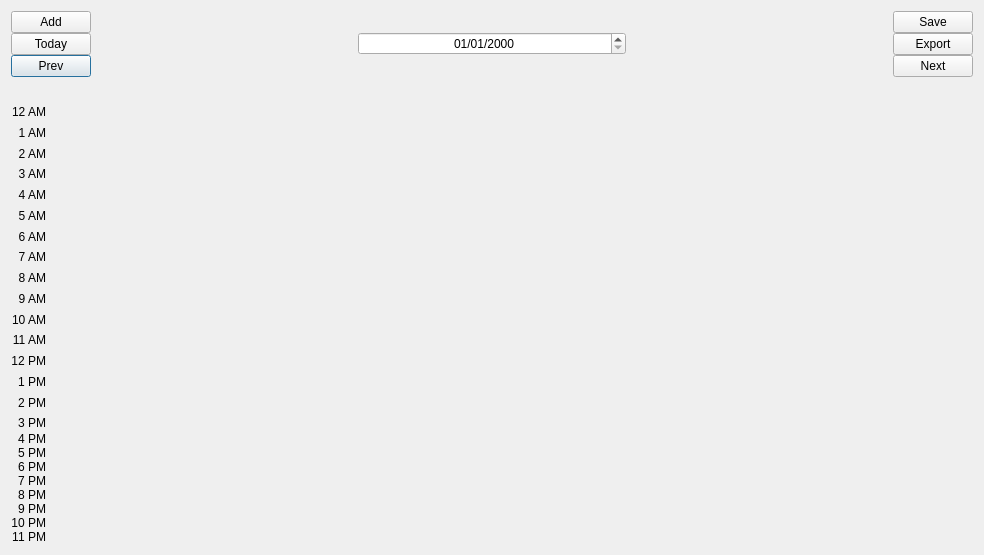
<?xml version="1.0" encoding="UTF-8"?>
<ui version="4.0">
 <class>Weekly</class>
 <widget class="QDialog" name="Weekly">
  <property name="geometry">
   <rect>
    <x>0</x>
    <y>0</y>
    <width>984</width>
    <height>555</height>
   </rect>
  </property>
  <property name="sizePolicy">
   <sizepolicy hsizetype="Maximum" vsizetype="Maximum">
    <horstretch>0</horstretch>
    <verstretch>0</verstretch>
   </sizepolicy>
  </property>
  <property name="windowTitle">
   <string>Dialog</string>
  </property>
  <layout class="QGridLayout" name="gridLayout_2">
   <item row="0" column="0">
    <layout class="QGridLayout" name="gridLayout">
     <property name="sizeConstraint">
      <enum>QLayout::SetMinAndMaxSize</enum>
     </property>
     <property name="spacing">
      <number>0</number>
     </property>
     <item row="6" column="1">
      <widget class="QPushButton" name="Prev_Button">
       <property name="sizePolicy">
        <sizepolicy hsizetype="Fixed" vsizetype="Preferred">
         <horstretch>0</horstretch>
         <verstretch>0</verstretch>
        </sizepolicy>
       </property>
       <property name="text">
        <string>Prev</string>
       </property>
      </widget>
     </item>
     <item row="6" column="5">
      <widget class="QPushButton" name="Next_Button">
       <property name="sizePolicy">
        <sizepolicy hsizetype="Fixed" vsizetype="Preferred">
         <horstretch>0</horstretch>
         <verstretch>0</verstretch>
        </sizepolicy>
       </property>
       <property name="text">
        <string>Next</string>
       </property>
      </widget>
     </item>
     <item row="7" column="1" colspan="5">
      <layout class="QGridLayout" name="EventsLayout" rowstretch="1,1,1,1,1,1,1,1,1,1,1,1,1,1,1,1,1,1,1,1,1,1,1,1,1,1,1,1,1,1,1,1,1,1,1,1,1,1,1,1,1,1,1,1,1,1,1,1,1,1,1,1,1,1,1,1,1,1,1,1,1,1,1,1,1,1,1,1,1,1,1,1,1,1,1,1,1,1,1,1,1,1,1,1,1,1,1,1,1,1,1,1,1,1,1,1,1">
       <property name="sizeConstraint">
        <enum>QLayout::SetMaximumSize</enum>
       </property>
       <property name="bottomMargin">
        <number>0</number>
       </property>
       <property name="spacing">
        <number>0</number>
       </property>
       <item row="9" column="1" rowspan="4">
        <widget class="QLabel" name="label_2">
         <property name="sizePolicy">
          <sizepolicy hsizetype="Preferred" vsizetype="Minimum">
           <horstretch>0</horstretch>
           <verstretch>0</verstretch>
          </sizepolicy>
         </property>
         <property name="minimumSize">
          <size>
           <width>31</width>
           <height>0</height>
          </size>
         </property>
         <property name="baseSize">
          <size>
           <width>31</width>
           <height>0</height>
          </size>
         </property>
         <property name="text">
          <string>&lt;html&gt;&lt;head/&gt;&lt;body&gt;&lt;p align=&quot;right&quot;&gt;2 AM&lt;/p&gt;&lt;/body&gt;&lt;/html&gt;</string>
         </property>
         <property name="alignment">
          <set>Qt::AlignLeading|Qt::AlignLeft|Qt::AlignTop</set>
         </property>
        </widget>
       </item>
       <item row="1" column="1" rowspan="4">
        <widget class="QLabel" name="label_0">
         <property name="sizePolicy">
          <sizepolicy hsizetype="Preferred" vsizetype="Minimum">
           <horstretch>0</horstretch>
           <verstretch>0</verstretch>
          </sizepolicy>
         </property>
         <property name="minimumSize">
          <size>
           <width>31</width>
           <height>0</height>
          </size>
         </property>
         <property name="baseSize">
          <size>
           <width>31</width>
           <height>0</height>
          </size>
         </property>
         <property name="text">
          <string>&lt;html&gt;&lt;head/&gt;&lt;body&gt;&lt;p align=&quot;right&quot;&gt;12 AM&lt;/p&gt;&lt;/body&gt;&lt;/html&gt;</string>
         </property>
         <property name="scaledContents">
          <bool>false</bool>
         </property>
         <property name="alignment">
          <set>Qt::AlignLeading|Qt::AlignLeft|Qt::AlignTop</set>
         </property>
        </widget>
       </item>
       <item row="0" column="2">
        <widget class="QLabel" name="Sunday">
         <property name="sizePolicy">
          <sizepolicy hsizetype="MinimumExpanding" vsizetype="Preferred">
           <horstretch>0</horstretch>
           <verstretch>0</verstretch>
          </sizepolicy>
         </property>
         <property name="minimumSize">
          <size>
           <width>50</width>
           <height>0</height>
          </size>
         </property>
         <property name="text">
          <string>&lt;html&gt;&lt;head/&gt;&lt;body&gt;&lt;p align=&quot;center&quot;&gt;&lt;br/&gt;&lt;/p&gt;&lt;/body&gt;&lt;/html&gt;</string>
         </property>
        </widget>
       </item>
       <item row="0" column="8">
        <widget class="QLabel" name="Saturday">
         <property name="sizePolicy">
          <sizepolicy hsizetype="MinimumExpanding" vsizetype="Preferred">
           <horstretch>0</horstretch>
           <verstretch>0</verstretch>
          </sizepolicy>
         </property>
         <property name="text">
          <string>&lt;html&gt;&lt;head/&gt;&lt;body&gt;&lt;p align=&quot;center&quot;&gt;&lt;br/&gt;&lt;/p&gt;&lt;/body&gt;&lt;/html&gt;</string>
         </property>
        </widget>
       </item>
       <item row="13" column="1" rowspan="4">
        <widget class="QLabel" name="label_3">
         <property name="sizePolicy">
          <sizepolicy hsizetype="Preferred" vsizetype="Minimum">
           <horstretch>0</horstretch>
           <verstretch>0</verstretch>
          </sizepolicy>
         </property>
         <property name="minimumSize">
          <size>
           <width>31</width>
           <height>0</height>
          </size>
         </property>
         <property name="baseSize">
          <size>
           <width>31</width>
           <height>0</height>
          </size>
         </property>
         <property name="text">
          <string>&lt;html&gt;&lt;head/&gt;&lt;body&gt;&lt;p align=&quot;right&quot;&gt;3 AM&lt;/p&gt;&lt;/body&gt;&lt;/html&gt;</string>
         </property>
         <property name="alignment">
          <set>Qt::AlignLeading|Qt::AlignLeft|Qt::AlignTop</set>
         </property>
        </widget>
       </item>
       <item row="69" column="1" rowspan="4">
        <widget class="QLabel" name="label_62">
         <property name="sizePolicy">
          <sizepolicy hsizetype="Preferred" vsizetype="Minimum">
           <horstretch>0</horstretch>
           <verstretch>0</verstretch>
          </sizepolicy>
         </property>
         <property name="minimumSize">
          <size>
           <width>31</width>
           <height>0</height>
          </size>
         </property>
         <property name="baseSize">
          <size>
           <width>31</width>
           <height>0</height>
          </size>
         </property>
         <property name="text">
          <string>&lt;html&gt;&lt;head/&gt;&lt;body&gt;&lt;p align=&quot;right&quot;&gt;5 PM&lt;/p&gt;&lt;/body&gt;&lt;/html&gt;</string>
         </property>
         <property name="alignment">
          <set>Qt::AlignLeading|Qt::AlignLeft|Qt::AlignTop</set>
         </property>
        </widget>
       </item>
       <item row="89" column="1" rowspan="4">
        <widget class="QLabel" name="label_82">
         <property name="sizePolicy">
          <sizepolicy hsizetype="Preferred" vsizetype="Minimum">
           <horstretch>0</horstretch>
           <verstretch>0</verstretch>
          </sizepolicy>
         </property>
         <property name="minimumSize">
          <size>
           <width>31</width>
           <height>0</height>
          </size>
         </property>
         <property name="baseSize">
          <size>
           <width>31</width>
           <height>0</height>
          </size>
         </property>
         <property name="text">
          <string>&lt;html&gt;&lt;head/&gt;&lt;body&gt;&lt;p align=&quot;right&quot;&gt;10 PM&lt;/p&gt;&lt;/body&gt;&lt;/html&gt;</string>
         </property>
         <property name="alignment">
          <set>Qt::AlignLeading|Qt::AlignLeft|Qt::AlignTop</set>
         </property>
        </widget>
       </item>
       <item row="93" column="1" rowspan="4">
        <widget class="QLabel" name="label_86">
         <property name="sizePolicy">
          <sizepolicy hsizetype="Preferred" vsizetype="Minimum">
           <horstretch>0</horstretch>
           <verstretch>0</verstretch>
          </sizepolicy>
         </property>
         <property name="minimumSize">
          <size>
           <width>31</width>
           <height>0</height>
          </size>
         </property>
         <property name="baseSize">
          <size>
           <width>31</width>
           <height>0</height>
          </size>
         </property>
         <property name="text">
          <string>&lt;html&gt;&lt;head/&gt;&lt;body&gt;&lt;p align=&quot;right&quot;&gt;11 PM&lt;/p&gt;&lt;/body&gt;&lt;/html&gt;</string>
         </property>
         <property name="alignment">
          <set>Qt::AlignLeading|Qt::AlignLeft|Qt::AlignTop</set>
         </property>
        </widget>
       </item>
       <item row="81" column="1" rowspan="4">
        <widget class="QLabel" name="label_74">
         <property name="sizePolicy">
          <sizepolicy hsizetype="Preferred" vsizetype="Minimum">
           <horstretch>0</horstretch>
           <verstretch>0</verstretch>
          </sizepolicy>
         </property>
         <property name="minimumSize">
          <size>
           <width>31</width>
           <height>0</height>
          </size>
         </property>
         <property name="baseSize">
          <size>
           <width>31</width>
           <height>0</height>
          </size>
         </property>
         <property name="text">
          <string>&lt;html&gt;&lt;head/&gt;&lt;body&gt;&lt;p align=&quot;right&quot;&gt;8 PM&lt;/p&gt;&lt;/body&gt;&lt;/html&gt;</string>
         </property>
         <property name="alignment">
          <set>Qt::AlignLeading|Qt::AlignLeft|Qt::AlignTop</set>
         </property>
        </widget>
       </item>
       <item row="85" column="1" rowspan="4">
        <widget class="QLabel" name="label_78">
         <property name="sizePolicy">
          <sizepolicy hsizetype="Preferred" vsizetype="Minimum">
           <horstretch>0</horstretch>
           <verstretch>0</verstretch>
          </sizepolicy>
         </property>
         <property name="minimumSize">
          <size>
           <width>31</width>
           <height>0</height>
          </size>
         </property>
         <property name="baseSize">
          <size>
           <width>31</width>
           <height>0</height>
          </size>
         </property>
         <property name="text">
          <string>&lt;html&gt;&lt;head/&gt;&lt;body&gt;&lt;p align=&quot;right&quot;&gt;9 PM&lt;/p&gt;&lt;/body&gt;&lt;/html&gt;</string>
         </property>
         <property name="alignment">
          <set>Qt::AlignLeading|Qt::AlignLeft|Qt::AlignTop</set>
         </property>
        </widget>
       </item>
       <item row="65" column="1" rowspan="4">
        <widget class="QLabel" name="label_58">
         <property name="sizePolicy">
          <sizepolicy hsizetype="Preferred" vsizetype="Minimum">
           <horstretch>0</horstretch>
           <verstretch>0</verstretch>
          </sizepolicy>
         </property>
         <property name="minimumSize">
          <size>
           <width>31</width>
           <height>0</height>
          </size>
         </property>
         <property name="baseSize">
          <size>
           <width>31</width>
           <height>0</height>
          </size>
         </property>
         <property name="text">
          <string>&lt;html&gt;&lt;head/&gt;&lt;body&gt;&lt;p align=&quot;right&quot;&gt;4 PM&lt;/p&gt;&lt;/body&gt;&lt;/html&gt;</string>
         </property>
         <property name="alignment">
          <set>Qt::AlignLeading|Qt::AlignLeft|Qt::AlignTop</set>
         </property>
        </widget>
       </item>
       <item row="77" column="1" rowspan="4">
        <widget class="QLabel" name="label_70">
         <property name="sizePolicy">
          <sizepolicy hsizetype="Preferred" vsizetype="Minimum">
           <horstretch>0</horstretch>
           <verstretch>0</verstretch>
          </sizepolicy>
         </property>
         <property name="minimumSize">
          <size>
           <width>31</width>
           <height>0</height>
          </size>
         </property>
         <property name="baseSize">
          <size>
           <width>31</width>
           <height>0</height>
          </size>
         </property>
         <property name="text">
          <string>&lt;html&gt;&lt;head/&gt;&lt;body&gt;&lt;p align=&quot;right&quot;&gt;7 PM&lt;/p&gt;&lt;/body&gt;&lt;/html&gt;</string>
         </property>
         <property name="alignment">
          <set>Qt::AlignLeading|Qt::AlignLeft|Qt::AlignTop</set>
         </property>
        </widget>
       </item>
       <item row="73" column="1" rowspan="4">
        <widget class="QLabel" name="label_66">
         <property name="sizePolicy">
          <sizepolicy hsizetype="Preferred" vsizetype="Minimum">
           <horstretch>0</horstretch>
           <verstretch>0</verstretch>
          </sizepolicy>
         </property>
         <property name="minimumSize">
          <size>
           <width>31</width>
           <height>0</height>
          </size>
         </property>
         <property name="baseSize">
          <size>
           <width>31</width>
           <height>0</height>
          </size>
         </property>
         <property name="text">
          <string>&lt;html&gt;&lt;head/&gt;&lt;body&gt;&lt;p align=&quot;right&quot;&gt;6 PM&lt;/p&gt;&lt;/body&gt;&lt;/html&gt;</string>
         </property>
         <property name="alignment">
          <set>Qt::AlignLeading|Qt::AlignLeft|Qt::AlignTop</set>
         </property>
        </widget>
       </item>
       <item row="21" column="1" rowspan="4">
        <widget class="QLabel" name="label_7">
         <property name="sizePolicy">
          <sizepolicy hsizetype="Preferred" vsizetype="Minimum">
           <horstretch>0</horstretch>
           <verstretch>0</verstretch>
          </sizepolicy>
         </property>
         <property name="minimumSize">
          <size>
           <width>31</width>
           <height>0</height>
          </size>
         </property>
         <property name="baseSize">
          <size>
           <width>31</width>
           <height>0</height>
          </size>
         </property>
         <property name="text">
          <string>&lt;html&gt;&lt;head/&gt;&lt;body&gt;&lt;p align=&quot;right&quot;&gt;5 AM&lt;/p&gt;&lt;/body&gt;&lt;/html&gt;</string>
         </property>
         <property name="alignment">
          <set>Qt::AlignLeading|Qt::AlignLeft|Qt::AlignTop</set>
         </property>
        </widget>
       </item>
       <item row="33" column="1" rowspan="4">
        <widget class="QLabel" name="label_19">
         <property name="sizePolicy">
          <sizepolicy hsizetype="Preferred" vsizetype="Minimum">
           <horstretch>0</horstretch>
           <verstretch>0</verstretch>
          </sizepolicy>
         </property>
         <property name="minimumSize">
          <size>
           <width>31</width>
           <height>0</height>
          </size>
         </property>
         <property name="baseSize">
          <size>
           <width>31</width>
           <height>0</height>
          </size>
         </property>
         <property name="text">
          <string>&lt;html&gt;&lt;head/&gt;&lt;body&gt;&lt;p align=&quot;right&quot;&gt;8 AM&lt;/p&gt;&lt;/body&gt;&lt;/html&gt;</string>
         </property>
         <property name="alignment">
          <set>Qt::AlignLeading|Qt::AlignLeft|Qt::AlignTop</set>
         </property>
        </widget>
       </item>
       <item row="25" column="1" rowspan="4">
        <widget class="QLabel" name="label_11">
         <property name="sizePolicy">
          <sizepolicy hsizetype="Preferred" vsizetype="Minimum">
           <horstretch>0</horstretch>
           <verstretch>0</verstretch>
          </sizepolicy>
         </property>
         <property name="minimumSize">
          <size>
           <width>31</width>
           <height>0</height>
          </size>
         </property>
         <property name="baseSize">
          <size>
           <width>31</width>
           <height>0</height>
          </size>
         </property>
         <property name="text">
          <string>&lt;html&gt;&lt;head/&gt;&lt;body&gt;&lt;p align=&quot;right&quot;&gt;6 AM&lt;/p&gt;&lt;/body&gt;&lt;/html&gt;</string>
         </property>
         <property name="alignment">
          <set>Qt::AlignLeading|Qt::AlignLeft|Qt::AlignTop</set>
         </property>
        </widget>
       </item>
       <item row="29" column="1" rowspan="4">
        <widget class="QLabel" name="label_15">
         <property name="sizePolicy">
          <sizepolicy hsizetype="Preferred" vsizetype="Minimum">
           <horstretch>0</horstretch>
           <verstretch>0</verstretch>
          </sizepolicy>
         </property>
         <property name="minimumSize">
          <size>
           <width>31</width>
           <height>0</height>
          </size>
         </property>
         <property name="baseSize">
          <size>
           <width>31</width>
           <height>0</height>
          </size>
         </property>
         <property name="text">
          <string>&lt;html&gt;&lt;head/&gt;&lt;body&gt;&lt;p align=&quot;right&quot;&gt;7 AM&lt;/p&gt;&lt;/body&gt;&lt;/html&gt;</string>
         </property>
         <property name="alignment">
          <set>Qt::AlignLeading|Qt::AlignLeft|Qt::AlignTop</set>
         </property>
        </widget>
       </item>
       <item row="37" column="1" rowspan="4">
        <widget class="QLabel" name="label_30">
         <property name="sizePolicy">
          <sizepolicy hsizetype="Preferred" vsizetype="Minimum">
           <horstretch>0</horstretch>
           <verstretch>0</verstretch>
          </sizepolicy>
         </property>
         <property name="minimumSize">
          <size>
           <width>31</width>
           <height>0</height>
          </size>
         </property>
         <property name="baseSize">
          <size>
           <width>31</width>
           <height>0</height>
          </size>
         </property>
         <property name="text">
          <string>&lt;html&gt;&lt;head/&gt;&lt;body&gt;&lt;p align=&quot;right&quot;&gt;9 AM&lt;/p&gt;&lt;/body&gt;&lt;/html&gt;</string>
         </property>
         <property name="alignment">
          <set>Qt::AlignLeading|Qt::AlignLeft|Qt::AlignTop</set>
         </property>
        </widget>
       </item>
       <item row="0" column="3">
        <widget class="QLabel" name="Monday">
         <property name="sizePolicy">
          <sizepolicy hsizetype="MinimumExpanding" vsizetype="Preferred">
           <horstretch>0</horstretch>
           <verstretch>0</verstretch>
          </sizepolicy>
         </property>
         <property name="text">
          <string>&lt;html&gt;&lt;head/&gt;&lt;body&gt;&lt;p align=&quot;center&quot;&gt;&lt;br/&gt;&lt;/p&gt;&lt;/body&gt;&lt;/html&gt;</string>
         </property>
        </widget>
       </item>
       <item row="0" column="5">
        <widget class="QLabel" name="Wednesday">
         <property name="sizePolicy">
          <sizepolicy hsizetype="MinimumExpanding" vsizetype="Preferred">
           <horstretch>0</horstretch>
           <verstretch>0</verstretch>
          </sizepolicy>
         </property>
         <property name="text">
          <string>&lt;html&gt;&lt;head/&gt;&lt;body&gt;&lt;p align=&quot;center&quot;&gt;&lt;br/&gt;&lt;/p&gt;&lt;/body&gt;&lt;/html&gt;</string>
         </property>
        </widget>
       </item>
       <item row="0" column="7">
        <widget class="QLabel" name="Friday">
         <property name="sizePolicy">
          <sizepolicy hsizetype="MinimumExpanding" vsizetype="Preferred">
           <horstretch>0</horstretch>
           <verstretch>0</verstretch>
          </sizepolicy>
         </property>
         <property name="text">
          <string>&lt;html&gt;&lt;head/&gt;&lt;body&gt;&lt;p align=&quot;center&quot;&gt;&lt;br/&gt;&lt;/p&gt;&lt;/body&gt;&lt;/html&gt;</string>
         </property>
        </widget>
       </item>
       <item row="0" column="4">
        <widget class="QLabel" name="Tuedsay">
         <property name="sizePolicy">
          <sizepolicy hsizetype="MinimumExpanding" vsizetype="Preferred">
           <horstretch>0</horstretch>
           <verstretch>0</verstretch>
          </sizepolicy>
         </property>
         <property name="text">
          <string>&lt;html&gt;&lt;head/&gt;&lt;body&gt;&lt;p align=&quot;center&quot;&gt;&lt;br/&gt;&lt;/p&gt;&lt;/body&gt;&lt;/html&gt;</string>
         </property>
        </widget>
       </item>
       <item row="0" column="6">
        <widget class="QLabel" name="Thursday">
         <property name="sizePolicy">
          <sizepolicy hsizetype="MinimumExpanding" vsizetype="Preferred">
           <horstretch>0</horstretch>
           <verstretch>0</verstretch>
          </sizepolicy>
         </property>
         <property name="text">
          <string>&lt;html&gt;&lt;head/&gt;&lt;body&gt;&lt;p align=&quot;center&quot;&gt;&lt;br/&gt;&lt;/p&gt;&lt;/body&gt;&lt;/html&gt;</string>
         </property>
        </widget>
       </item>
       <item row="5" column="1" rowspan="4">
        <widget class="QLabel" name="label_24">
         <property name="sizePolicy">
          <sizepolicy hsizetype="Preferred" vsizetype="Minimum">
           <horstretch>0</horstretch>
           <verstretch>0</verstretch>
          </sizepolicy>
         </property>
         <property name="minimumSize">
          <size>
           <width>31</width>
           <height>0</height>
          </size>
         </property>
         <property name="baseSize">
          <size>
           <width>31</width>
           <height>0</height>
          </size>
         </property>
         <property name="text">
          <string>&lt;html&gt;&lt;head/&gt;&lt;body&gt;&lt;p align=&quot;right&quot;&gt;1 AM&lt;/p&gt;&lt;/body&gt;&lt;/html&gt;</string>
         </property>
         <property name="alignment">
          <set>Qt::AlignLeading|Qt::AlignLeft|Qt::AlignTop</set>
         </property>
        </widget>
       </item>
       <item row="57" column="1" rowspan="4">
        <widget class="QLabel" name="label_50">
         <property name="sizePolicy">
          <sizepolicy hsizetype="Preferred" vsizetype="Minimum">
           <horstretch>0</horstretch>
           <verstretch>0</verstretch>
          </sizepolicy>
         </property>
         <property name="minimumSize">
          <size>
           <width>31</width>
           <height>0</height>
          </size>
         </property>
         <property name="baseSize">
          <size>
           <width>31</width>
           <height>0</height>
          </size>
         </property>
         <property name="text">
          <string>&lt;html&gt;&lt;head/&gt;&lt;body&gt;&lt;p align=&quot;right&quot;&gt;2 PM&lt;/p&gt;&lt;/body&gt;&lt;/html&gt;</string>
         </property>
         <property name="alignment">
          <set>Qt::AlignLeading|Qt::AlignLeft|Qt::AlignTop</set>
         </property>
        </widget>
       </item>
       <item row="61" column="1" rowspan="4">
        <widget class="QLabel" name="label_54">
         <property name="sizePolicy">
          <sizepolicy hsizetype="Preferred" vsizetype="Minimum">
           <horstretch>0</horstretch>
           <verstretch>0</verstretch>
          </sizepolicy>
         </property>
         <property name="minimumSize">
          <size>
           <width>31</width>
           <height>0</height>
          </size>
         </property>
         <property name="baseSize">
          <size>
           <width>31</width>
           <height>0</height>
          </size>
         </property>
         <property name="text">
          <string>&lt;html&gt;&lt;head/&gt;&lt;body&gt;&lt;p align=&quot;right&quot;&gt;3 PM&lt;/p&gt;&lt;/body&gt;&lt;/html&gt;</string>
         </property>
         <property name="alignment">
          <set>Qt::AlignLeading|Qt::AlignLeft|Qt::AlignTop</set>
         </property>
        </widget>
       </item>
       <item row="41" column="1" rowspan="4">
        <widget class="QLabel" name="label_31">
         <property name="sizePolicy">
          <sizepolicy hsizetype="Preferred" vsizetype="Minimum">
           <horstretch>0</horstretch>
           <verstretch>0</verstretch>
          </sizepolicy>
         </property>
         <property name="minimumSize">
          <size>
           <width>31</width>
           <height>0</height>
          </size>
         </property>
         <property name="baseSize">
          <size>
           <width>31</width>
           <height>0</height>
          </size>
         </property>
         <property name="text">
          <string>&lt;html&gt;&lt;head/&gt;&lt;body&gt;&lt;p align=&quot;right&quot;&gt;10 AM&lt;/p&gt;&lt;/body&gt;&lt;/html&gt;</string>
         </property>
         <property name="alignment">
          <set>Qt::AlignLeading|Qt::AlignLeft|Qt::AlignTop</set>
         </property>
        </widget>
       </item>
       <item row="53" column="1" rowspan="4">
        <widget class="QLabel" name="label_46">
         <property name="sizePolicy">
          <sizepolicy hsizetype="Preferred" vsizetype="Minimum">
           <horstretch>0</horstretch>
           <verstretch>0</verstretch>
          </sizepolicy>
         </property>
         <property name="minimumSize">
          <size>
           <width>31</width>
           <height>0</height>
          </size>
         </property>
         <property name="baseSize">
          <size>
           <width>31</width>
           <height>0</height>
          </size>
         </property>
         <property name="text">
          <string>&lt;html&gt;&lt;head/&gt;&lt;body&gt;&lt;p align=&quot;right&quot;&gt;1 PM&lt;/p&gt;&lt;/body&gt;&lt;/html&gt;</string>
         </property>
         <property name="alignment">
          <set>Qt::AlignLeading|Qt::AlignLeft|Qt::AlignTop</set>
         </property>
        </widget>
       </item>
       <item row="17" column="1" rowspan="4">
        <widget class="QLabel" name="label_4">
         <property name="sizePolicy">
          <sizepolicy hsizetype="Preferred" vsizetype="Minimum">
           <horstretch>0</horstretch>
           <verstretch>0</verstretch>
          </sizepolicy>
         </property>
         <property name="minimumSize">
          <size>
           <width>31</width>
           <height>0</height>
          </size>
         </property>
         <property name="baseSize">
          <size>
           <width>31</width>
           <height>0</height>
          </size>
         </property>
         <property name="text">
          <string>&lt;html&gt;&lt;head/&gt;&lt;body&gt;&lt;p align=&quot;right&quot;&gt;4 AM&lt;/p&gt;&lt;/body&gt;&lt;/html&gt;</string>
         </property>
         <property name="alignment">
          <set>Qt::AlignLeading|Qt::AlignLeft|Qt::AlignTop</set>
         </property>
        </widget>
       </item>
       <item row="49" column="1" rowspan="4">
        <widget class="QLabel" name="label_42">
         <property name="sizePolicy">
          <sizepolicy hsizetype="Preferred" vsizetype="Minimum">
           <horstretch>0</horstretch>
           <verstretch>0</verstretch>
          </sizepolicy>
         </property>
         <property name="minimumSize">
          <size>
           <width>31</width>
           <height>0</height>
          </size>
         </property>
         <property name="baseSize">
          <size>
           <width>31</width>
           <height>0</height>
          </size>
         </property>
         <property name="text">
          <string>&lt;html&gt;&lt;head/&gt;&lt;body&gt;&lt;p align=&quot;right&quot;&gt;12 PM&lt;/p&gt;&lt;/body&gt;&lt;/html&gt;</string>
         </property>
         <property name="alignment">
          <set>Qt::AlignLeading|Qt::AlignLeft|Qt::AlignTop</set>
         </property>
        </widget>
       </item>
       <item row="45" column="1" rowspan="4">
        <widget class="QLabel" name="label_38">
         <property name="sizePolicy">
          <sizepolicy hsizetype="Preferred" vsizetype="Minimum">
           <horstretch>0</horstretch>
           <verstretch>0</verstretch>
          </sizepolicy>
         </property>
         <property name="minimumSize">
          <size>
           <width>31</width>
           <height>0</height>
          </size>
         </property>
         <property name="baseSize">
          <size>
           <width>31</width>
           <height>0</height>
          </size>
         </property>
         <property name="text">
          <string>&lt;html&gt;&lt;head/&gt;&lt;body&gt;&lt;p align=&quot;right&quot;&gt;11 AM&lt;/p&gt;&lt;/body&gt;&lt;/html&gt;</string>
         </property>
         <property name="alignment">
          <set>Qt::AlignLeading|Qt::AlignLeft|Qt::AlignTop</set>
         </property>
        </widget>
       </item>
      </layout>
     </item>
     <item row="4" column="3" rowspan="3">
      <widget class="QDateEdit" name="dateEdit">
       <property name="styleSheet">
        <string notr="true">font: 12pt &quot;MS Shell Dlg 2&quot;;</string>
       </property>
       <property name="alignment">
        <set>Qt::AlignCenter</set>
       </property>
       <property name="displayFormat">
        <string>dd/MM/yyyy</string>
       </property>
      </widget>
     </item>
     <item row="5" column="5">
      <widget class="QPushButton" name="Export_Button">
       <property name="text">
        <string>Export</string>
       </property>
      </widget>
     </item>
     <item row="4" column="5">
      <widget class="QPushButton" name="Save_Button">
       <property name="sizePolicy">
        <sizepolicy hsizetype="Fixed" vsizetype="Preferred">
         <horstretch>0</horstretch>
         <verstretch>0</verstretch>
        </sizepolicy>
       </property>
       <property name="text">
        <string>Save</string>
       </property>
      </widget>
     </item>
     <item row="5" column="1">
      <widget class="QPushButton" name="Today_Button">
       <property name="text">
        <string>Today</string>
       </property>
      </widget>
     </item>
     <item row="4" column="1">
      <widget class="QPushButton" name="Add_Button">
       <property name="sizePolicy">
        <sizepolicy hsizetype="Fixed" vsizetype="Preferred">
         <horstretch>0</horstretch>
         <verstretch>0</verstretch>
        </sizepolicy>
       </property>
       <property name="text">
        <string>Add</string>
       </property>
      </widget>
     </item>
    </layout>
   </item>
  </layout>
 </widget>
 <resources/>
 <connections/>
</ui>
